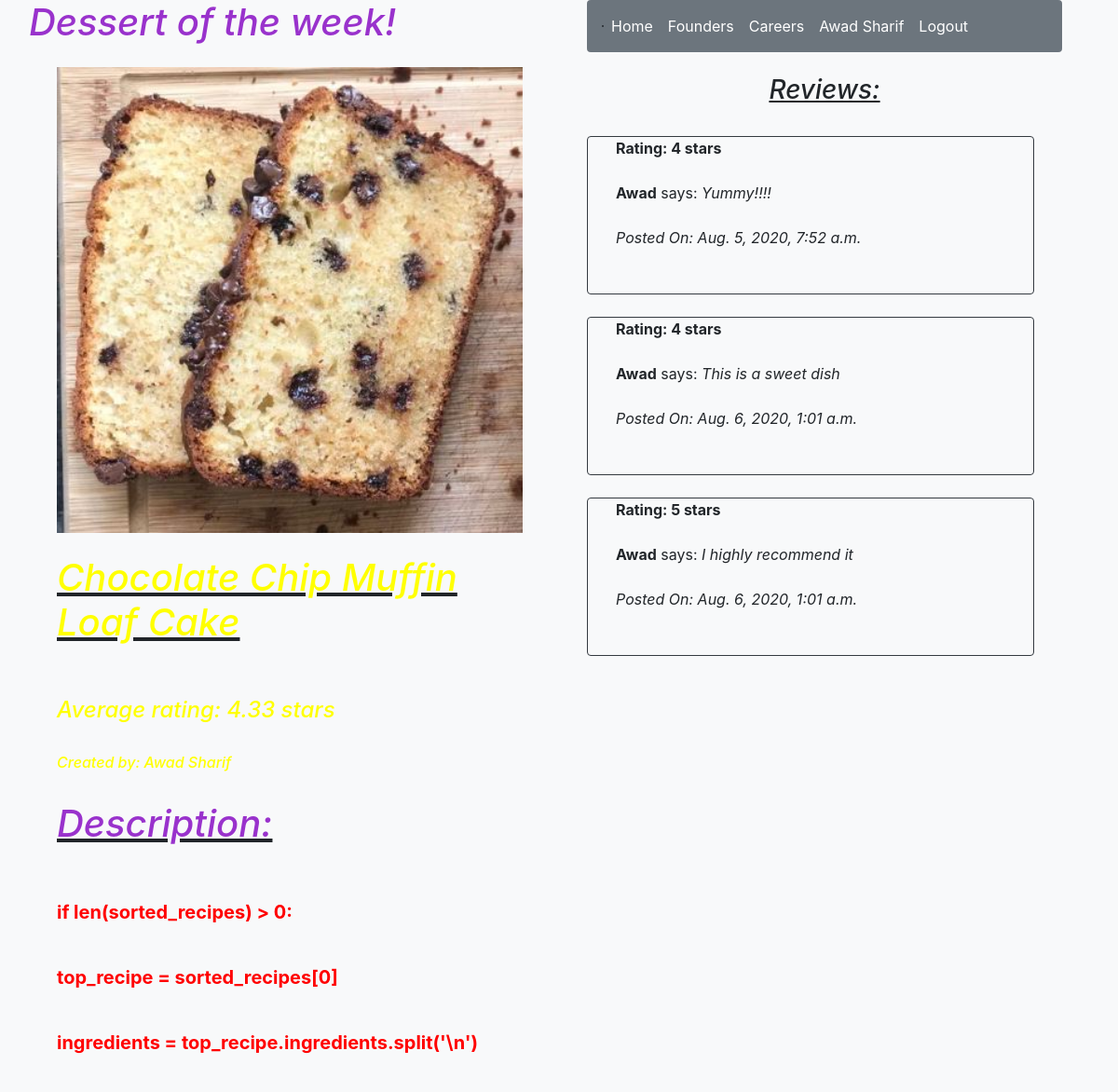
Before: /dessert/best (signed in, upper part) with the older database file.
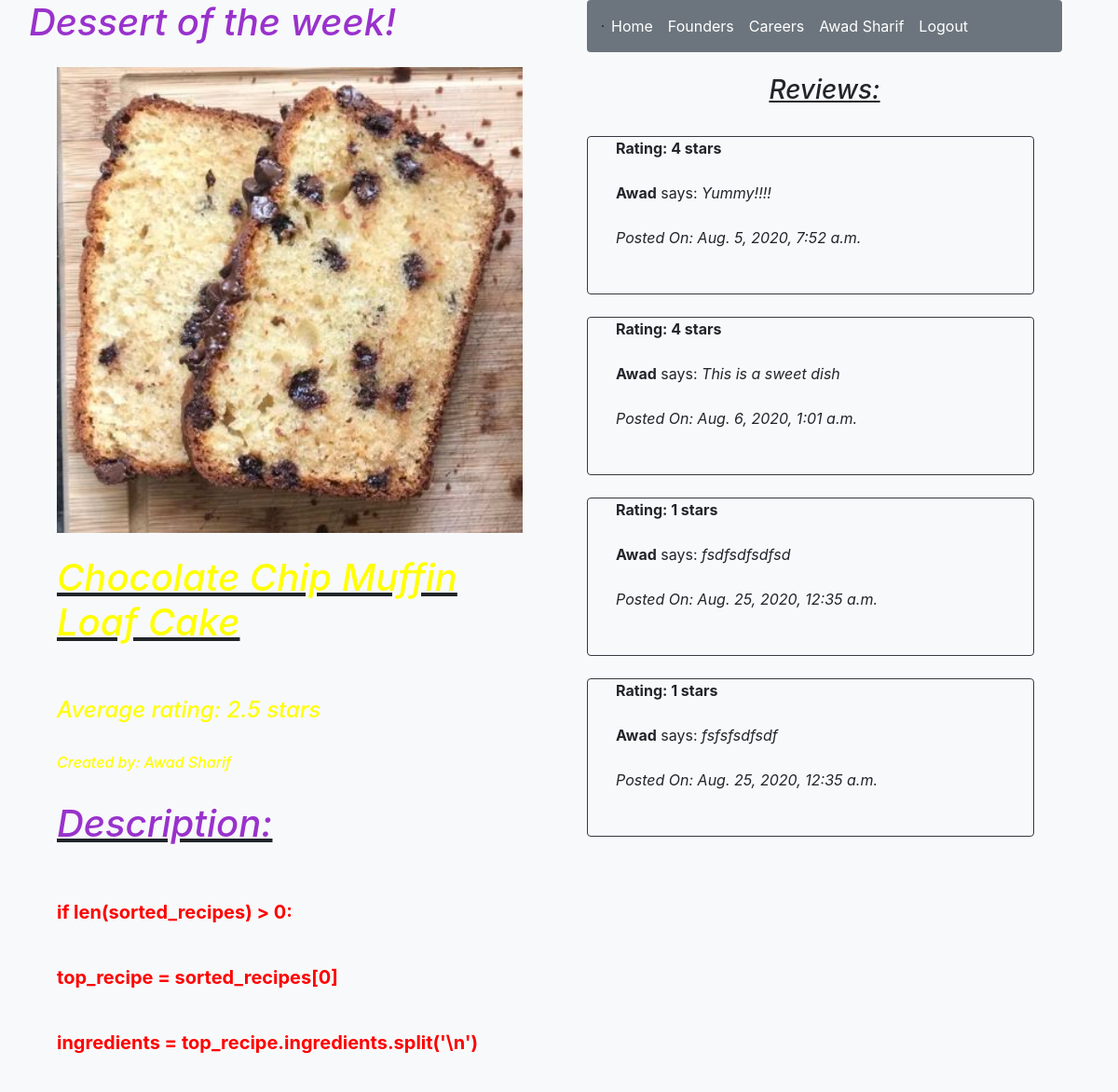
After: the same page with the newer database file.
### recipe_app/models.py (models this page shows)
class Recipes(models.Model):
    name = models.CharField(max_length=255)
    summary = models.TextField()
    ingredients = models.TextField()
    steps = models.TextField()
    image = models.ImageField()
    owner = models.ForeignKey(User,related_name="recipes_of_user",on_delete = models.CASCADE)
    is_dessert = models.BooleanField()
    created_at = models.DateTimeField(auto_now_add=True)
    updated_at = models.DateTimeField(auto_now=True)
    objects = Recipes_Manager()

class User(models.Model):
    first_name = models.CharField(max_length=255)
    last_name = models.CharField(max_length=255)
    email = models.EmailField(max_length=255)
    password = models.CharField(max_length=255)
    created_at = models.DateTimeField(auto_now_add=True)
    updated_at = models.DateTimeField(auto_now=True)
    profilepic = models.CharField(null=True, max_length=255)
    objects = UserManager()

class Reviews(models.Model):
    content = models.TextField()
    rating = models.IntegerField()
    reviewer = models.ForeignKey(User,related_name="reviews_of_user",on_delete = models.CASCADE)
    recipe = models.ForeignKey(Recipes,related_name="reviews_of_recipe",on_delete = models.CASCADE)
    created_at = models.DateTimeField(auto_now_add=True)
    updated_at = models.DateTimeField(auto_now=True)
    objects = Reviews_Manager()

### recipe_app/views.py (the view)
# urls.py: path('dessert/best', views.dessert_of_the_week),
def dessert_of_the_week(request):
    if 'userid' not in request.session:
        return redirect('/')
    recipes = Recipes.objects.all()
    all_reviews = []
    all_recipes = []
    sorted_recipes = []
    for recipe in recipes:
        if recipe.is_dessert:
            all_recipes.append(recipe)
        all_reviews.append(len(recipe.reviews_of_recipe.all()))
    all_reviews = sorted(all_reviews, reverse=True)
    i = 0
    for i in range(len(all_reviews)):
        for recipe in all_recipes:
            if (all_reviews[i] == len(recipe.reviews_of_recipe.all())):
                sorted_recipes.append(recipe)
    if len(sorted_recipes) > 0:
        top_recipe = sorted_recipes[0]
        ingredients = top_recipe.ingredients.split('\n')
        summary = top_recipe.summary.split('\n')
        steps = top_recipe.steps.split('\n')
        rating = 0
        for review in top_recipe.reviews_of_recipe.all():
            rating += review.rating
        if len(top_recipe.reviews_of_recipe.all()) > 0:
            average_rating = round(rating / len(top_recipe.reviews_of_recipe.all()),2)
        else:
            average_rating = 0
        reviews = top_recipe.reviews_of_recipe.all()
    else:
        return redirect('/desserts/page')
    context = {
        'User': User.objects.get(id=request.session['userid']),
        "recipes": top_recipe,
        "summary": summary,
        "ingredients": ingredients,
        "steps": steps,
        "rating": average_rating,
        "Reviews": reviews
    }
    return render(request,'dessert_of_the_week.html',context)

### recipe_app/templates/dessert_of_the_week.html (shortened to what this page needs)
{% load static %}
<!DOCTYPE html>
<html lang="en">
    <head>
        <link rel="stylesheet" href="https://stackpath.bootstrapcdn.com/bootstrap/4.5.0/css/bootstrap.min.css">
        <link rel="stylesheet" type="text/css" href="/static/css/style.css">
    </head>
    <body class="best bg-light">
        <div class="container">
            <div class="row">
                <div class="col-6 px-3">
                    <div class="form-group row">
                        <em><h1 class="heading">Dessert of the week!</h1></em>
                    </div>
                    <div class="col-12">
                        <img src="{{recipes.image.url}}" width="500" height="500">
                    </div>
                    <div class="col-12">
                        <br>
                        <em><u><h1 class="text">{{recipes.name}}</h1></u></em>
                        <br><br>
                        <em><h4 class="text">Average rating: {{rating}} stars</h4></em>
                        <br>
                        <em><h6 class="text">Created by: {{recipes.owner.first_name}} {{recipes.owner.last_name}}</h6></em>
                        <br>
                        <em><u><h4 class="heading">Description: </h4></u></em>
                        <br>
                        <br>
                        {% for ingredient in ingredients %}
                            <b><p class="info">{{ ingredient }}</p></b>
                            <br>
                        {% endfor %}
                        <br>
                        <br>
                        {% for step in steps %}
                            <br>
                        {% endfor %}
                    </div>
                </div>
                <div class="col-6">
                    <div class="col-12">
                        <nav class="navbar navbar-expand-lg rounded navbar-light bg-secondary">
                            <span class="border border-dark"></span>
                            <div class="collapse navbar-collapse" id="navbarNav">
                                <ul class="navbar-nav">
                                    <li class="nav-item active">
                                        <a class="nav-link text-white" href="/desserts/page">Home</a>
                                    </li>
                                    <li class="nav-item active">
                                        <a class="nav-link text-white" href="/founders">Founders</a>
                                    </li>
                                    <li class="nav-item active">
                                        <a class="nav-link text-white" href="#">Careers</a>
                                    </li>
                                    <li class="nav-item active">
                                        <a class="nav-link text-white" href="/userprofile/{{User.id}}">{{User.first_name}} {{User.last_name}}</a>
                                    </li>
                                    <li class="nav-item active">
                                        <a class="nav-link text-white" href="/logout">Logout</a>
                                    </li>
                                </ul>
                            </div>
                        </nav>
                        <br>
                        <u><em><h3 class="text-center">Reviews:</h3></em></u>
                        <br>
                        <div class="form-group row">
                            {% for review in Reviews %}
                                <br><br>
                                <div class="card-deck col-12 bg-dark-rounded">
                                    <br><br><br><br>
                                    <div class="card mb-4 bg-light rounded border border-dark">
                                        <div class="col-12">
                                            <div class="col-12">
                                                <b>Rating: {{review.rating}} stars</b>
                                                <br><br>
                                                <strong>{{review.reviewer.first_name}}</strong> says: <em>{{review.content}}</em>
                                                <br><br>
                                                <em>Posted On: {{review.created_at}}</em>
                                                <br><br>
                                            </div>
                                            <br>
                                        </div>
                                    </div>
                                </div>
                                <br><br>
                            {% endfor %}
                        </div>
                    </div>
                    <br><br>
                </div>
            </div>
        </div>
    </body>
</html>

### recipe_app/static/css/style.css (style rules this page uses)
.best { background-image: url("/static/dessert.jpeg"); background-size: 100%; height: 100%; background-size: cover; background-position: center; }
.heading { color: darkorchid; font-size: 40px; }
.info { color: red; font-size: 20px; }
.text { color: yellow; }

Changed rows visible on the page:
removed Reviews: rating "5", reviewer.first_name "Awad", content "I highly recommend it", created_at "Aug. 6, 2020, 1:01 a.m."
added Reviews: rating "1", reviewer.first_name "Awad", content "fsdfsdfsdfsd", created_at "Aug. 25, 2020, 12:35 a.m."
added Reviews: rating "1", reviewer.first_name "Awad", content "fsfsfsdfsdf", created_at "Aug. 25, 2020, 12:35 a.m."
Other visible differences:
{{ rating }}: "4.33" → "2.5"
